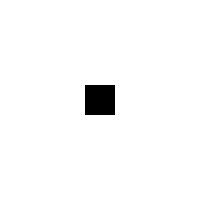
Frame 1 (no input)
Frame 60 (the mouse pressed at the canvas centre just before this capture): identical to frame 1, image omitted
Frame 120 (the mouse held since frame 60 and released just before this capture): identical to frame 1, image omitted

The Processing sketch that drew this single still picture (run headless with seeded random() and noise(); from frame 60 on, the mouse is pressed at the canvas centre):

// Processing sketch: p07_texture_generator_playground
// ── p07_texture_generator_playground.pde
TextureGenerator generator;

void setup() {
  size(200,200);
  frameRate(10);
  generator = new BackgroundGenerator();
}

void draw() {
  background(255);
  PImage img = generator.generate();
  imageMode(CENTER);
  image(img,width/2,height/2);
}

interface TextureGenerator {
  PImage generate();
}

class BackgroundGenerator implements TextureGenerator {
  PImage generate() {
    PGraphics pg = createGraphics(30,30);
    pg.beginDraw();
    pg.background(0);
    pg.endDraw();
    return pg;
  }
}
